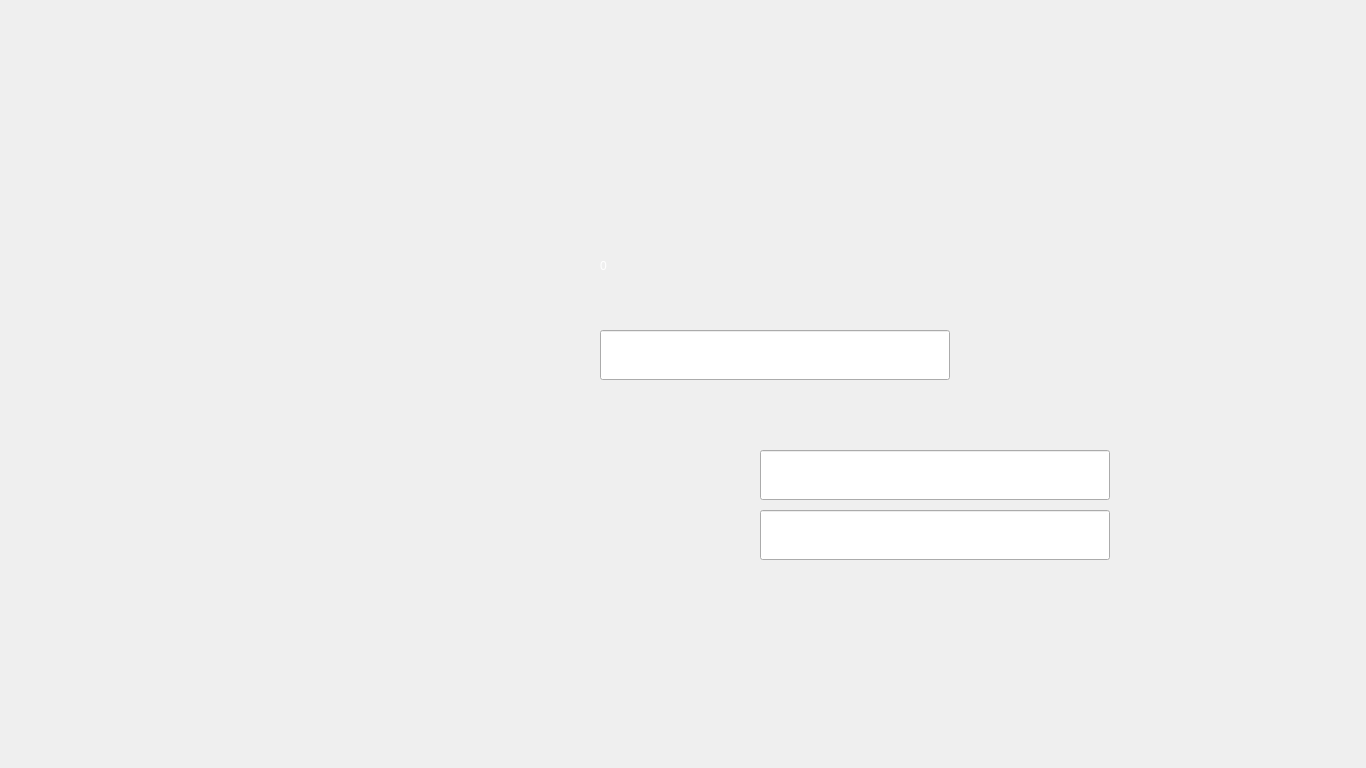
<?xml version="1.0" encoding="UTF-8"?>
<ui version="4.0">
 <class>UserNamePassword</class>
 <widget class="QMainWindow" name="UserNamePassword">
  <property name="geometry">
   <rect>
    <x>0</x>
    <y>0</y>
    <width>1366</width>
    <height>768</height>
   </rect>
  </property>
  <property name="windowTitle">
   <string>AJ Bank | UserName &amp; Password Creation</string>
  </property>
  <property name="styleSheet">
   <string notr="true">background-image: url(:/background/UserNamePassword.jpg);</string>
  </property>
  <widget class="QWidget" name="centralwidget">
   <widget class="QPushButton" name="ProceedB">
    <property name="geometry">
     <rect>
      <x>795</x>
      <y>627</y>
      <width>330</width>
      <height>75</height>
     </rect>
    </property>
    <property name="cursor">
     <cursorShape>PointingHandCursor</cursorShape>
    </property>
    <property name="styleSheet">
     <string notr="true">background-image: url(:/button/buttons/Proceed.png);
background-position:center;border-radius:100%;</string>
    </property>
    <property name="text">
     <string/>
    </property>
    <property name="default">
     <bool>true</bool>
    </property>
   </widget>
   <widget class="QLineEdit" name="NewPassword2T">
    <property name="geometry">
     <rect>
      <x>760</x>
      <y>510</y>
      <width>350</width>
      <height>50</height>
     </rect>
    </property>
    <property name="styleSheet">
     <string notr="true">background-image: url(:/button/buttons/White.png);font: 63 18pt &quot;Montserrat SemiBold&quot;;</string>
    </property>
    <property name="echoMode">
     <enum>QLineEdit::Password</enum>
    </property>
   </widget>
   <widget class="QLineEdit" name="NewPasswordT">
    <property name="geometry">
     <rect>
      <x>760</x>
      <y>450</y>
      <width>350</width>
      <height>50</height>
     </rect>
    </property>
    <property name="styleSheet">
     <string notr="true">background-image: url(:/button/buttons/White.png);font: 63 18pt &quot;Montserrat SemiBold&quot;;</string>
    </property>
    <property name="echoMode">
     <enum>QLineEdit::Password</enum>
    </property>
   </widget>
   <widget class="QLineEdit" name="NewUsernameT">
    <property name="geometry">
     <rect>
      <x>600</x>
      <y>330</y>
      <width>350</width>
      <height>50</height>
     </rect>
    </property>
    <property name="styleSheet">
     <string notr="true">background-image: url(:/button/buttons/White.png);font: 63 18pt &quot;Montserrat SemiBold&quot;;</string>
    </property>
   </widget>
   <widget class="QLabel" name="AccountNo">
    <property name="geometry">
     <rect>
      <x>600</x>
      <y>240</y>
      <width>321</width>
      <height>51</height>
     </rect>
    </property>
    <property name="layoutDirection">
     <enum>Qt::LeftToRight</enum>
    </property>
    <property name="styleSheet">
     <string notr="true">background-image: url(:/button/buttons/Blue.png);
color: rgb(255, 255, 255);
font: 81 36pt &quot;Montserrat ExtraBold&quot;;</string>
    </property>
    <property name="text">
     <string>0</string>
    </property>
   </widget>
   <widget class="QPushButton" name="BackButton">
    <property name="geometry">
     <rect>
      <x>0</x>
      <y>93</y>
      <width>150</width>
      <height>581</height>
     </rect>
    </property>
    <property name="cursor">
     <cursorShape>PointingHandCursor</cursorShape>
    </property>
    <property name="autoFillBackground">
     <bool>false</bool>
    </property>
    <property name="styleSheet">
     <string notr="true">background-image: url(:/button/buttons/Back.png);
border: 0px;</string>
    </property>
    <property name="text">
     <string/>
    </property>
    <property name="default">
     <bool>false</bool>
    </property>
    <property name="flat">
     <bool>false</bool>
    </property>
   </widget>
   <widget class="QPushButton" name="SuggestButton">
    <property name="geometry">
     <rect>
      <x>949</x>
      <y>0</y>
      <width>421</width>
      <height>384</height>
     </rect>
    </property>
    <property name="cursor">
     <cursorShape>PointingHandCursor</cursorShape>
    </property>
    <property name="styleSheet">
     <string notr="true">background-image: url(:/button/buttons/Suggest.png);
border: 0px;</string>
    </property>
    <property name="text">
     <string/>
    </property>
   </widget>
   <widget class="QLabel" name="ErrorMessage">
    <property name="geometry">
     <rect>
      <x>230</x>
      <y>600</y>
      <width>531</width>
      <height>121</height>
     </rect>
    </property>
    <property name="font">
     <font>
      <family>Montserrat</family>
      <pointsize>24</pointsize>
      <weight>75</weight>
      <bold>true</bold>
     </font>
    </property>
    <property name="styleSheet">
     <string notr="true">background-image: url(:/button/buttons/Blue.png);
color: rgb(255, 255, 255);
color: rgb(255, 0, 0);</string>
    </property>
    <property name="text">
     <string/>
    </property>
   </widget>
  </widget>
 </widget>
 <resources/>
 <connections/>
</ui>
